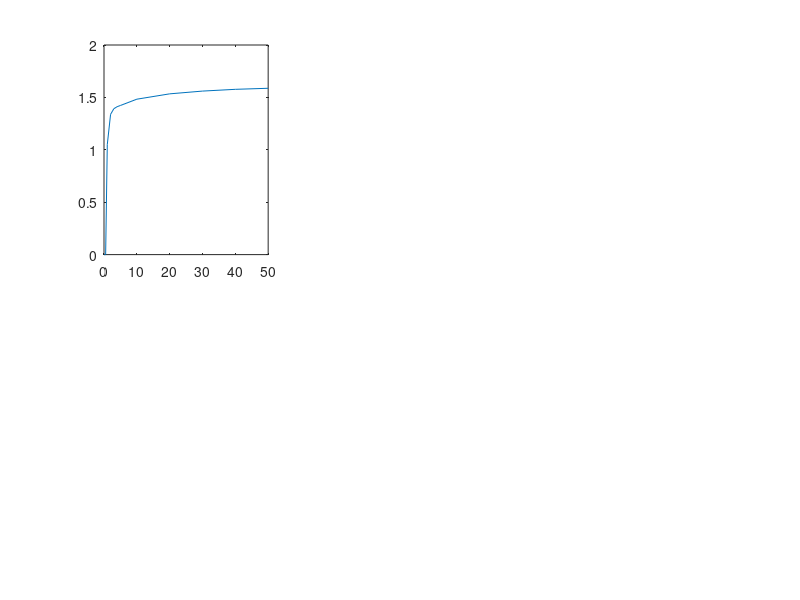

Reproduce this figure in MATLAB. (Note: this script raises an error after producing the figure.)
%% Please load all files related to Figure 6

% plot the subplots for the paper figure Fig.6
% first line: increasing chi for Dw=40 and fv>0
% second line: Dw=1 and fv<0
% columns: 1) u (cells); 2) v (activator); 3) w (inhibitor)
clear all; close all; clc;


% the chi vector values
t = [0;0.1;0.2;0.3;0.4;0.5;1;2;3;4;5;10;20;30;40;50];
sizedata = length(t);

% the fitting coefficients are already calculated and saved
%Fitting function
F = @(x,xdata) x(1)*exp(-x(2)*xdata) + x(3)*exp(-x(4)*xdata) + x(5)*ones(sizedata,1);

% to plot the fitting
linesize = 2;
tplot = linspace(0,50);

% set screen sized plot
set(gcf, 'Position', get(0, 'Screensize'));

%configs for the plots line size and mark size
wid = 2;
mark = 12;
fontsize=30;

% colors used at the plot
color1 = [0.33,0.11,0.56];
color2 = [0.45,0.51,0.58];
color3 = [0.52,0.45,0.82];
color4 = [0.53,0.42,0.28];

facecolor1 = [0.726203203201294,0.785383284091950,0.913725495338440];
facecolor2 = [0.796078443527222,0.856862783432007,0.899999976158142];
facecolor3 = [0.863305330276489,0.881792724132538,0.870588243007660];
facecolor4 = [0.941176474094391,0.909803926944733,0.835294127464294];

%%%%%%%%%%%%%%%%%%%%%%%%%%%%%%%%%%%%%%%%%%%%%%%%%%%%%%%%
%first row: load the pattern measurements for inside Turing space
load('Fig6_data_abc_Dw40fvpos.mat')


%%%%%%%%%%%%%%%%%%%%%%%%%%%%%%%%%%%%%%%%%%%%%%%%%%%
% subplot 1

subplot(2,3,1)
load('Fig6_Mu_fit_abc_Dw40fvpos.mat')

y1 = vetu1;
y2 = vetu2;
y3 = vetu3;
y4 = vetu4;


plot1 = plot(t,y1); hold on;
plot1.MarkerSize = mark;
plot1.Marker = 's';
plot1.LineStyle = 'none';
plot1.LineWidth = wid;
plot1.MarkerEdgeColor = color1;
plot1.MarkerFaceColor = facecolor1;

% plotting configurations
ax = gca;
axis([0 50 0 1.7]);
axis('square');
ax.FontSize = fontsize;
ax.FontName='Helvetica';
xlabel('\chi')
ylabel('M')

plot2 = plot(t,y2); hold on;
plot2.MarkerSize = mark;
plot2.Marker = '^';
plot2.LineStyle = 'none';
plot2.LineWidth = wid;
plot2.MarkerEdgeColor = color2;
plot2.MarkerFaceColor = facecolor2;

plot3 = plot(t,y3); hold on;
plot3.MarkerSize = mark;
plot3.Marker = 'o';
plot3.LineStyle = 'none';
plot3.LineWidth = wid;
plot3.MarkerEdgeColor = color3;
plot3.MarkerFaceColor = facecolor3;


plot4 = plot(t,y4); hold on;
plot4.MarkerSize = mark;
plot4.Marker = 'd';
plot4.LineStyle = 'none';
plot4.LineWidth = wid;
plot4.MarkerEdgeColor = color4;
plot4.MarkerFaceColor = facecolor4;

%plotting fitting
Fplot1 = F(x1,tplot);
Fplot2 = F(x2,tplot);
Fplot3 = F(x3,tplot);
Fplot4 = F(x4,tplot);

l1 = plot(tplot,Fplot1(1,:)); hold on;
l1.LineWidth = linesize;
l1.LineStyle = '-';
l1.Color = color1;

l2 = plot(tplot,Fplot2(1,:)); hold on;
l2.LineWidth = linesize;
l2.LineStyle = '--';
l2.Color = color2;

l3 = plot(tplot,Fplot3(1,:)); hold on;
l3.LineWidth = linesize;
l3.LineStyle = ':';
l3.Color = color3;

l4 = plot(tplot,Fplot4(1,:)); hold on;
l4.LineWidth = linesize;
l4.LineStyle = '-.';
l4.Color = color4;

legend({'\epsilon_{1}=1, \epsilon_{2}=1','\epsilon_{1}=0, \epsilon_{2}=1','\epsilon_{1}=1, \epsilon_{2}=0',...
    '\epsilon_{1}=0, \epsilon_{2}=0'},'Position',[0.223335234686679 0.616773835641495 0.0988095238095238 0.211162255466053])

% Create textbox
annotation('textbox',...
    [0.0976190476190489 0.883349827387802 0.0357142857142859 0.0523590333716916],...
    'String',{'a)'},...
    'FontSize',fontsize,...
    'LineStyle','none',...
    'FitBoxToText','off',...
    'EdgeColor',[1 1 1]);

hold off;
clear x1 x2 x3 x4;

%%%%%%%%%%%%%%%%%%%%%%%%%%%%%%%%%%%%%%%%%%%%%%%%%%%
% subplot 2

subplot(2,3,2)
load('Fig6_Mv_fit_abc_Dw40fvpos.mat')

y1 = vetv1;
y2 = vetv2;
y3 = vetv3;
y4 = vetv4;

plot1 = plot(t,y1); hold on;
plot1.MarkerSize = mark;
plot1.Marker = 's';
plot1.LineStyle = 'none';
plot1.LineWidth = wid;
plot1.MarkerEdgeColor = color1;
plot1.MarkerFaceColor = facecolor1;

% plotting configurations
ax = gca;
axis([0 50 0 2.1]);
axis('square');
ax.FontSize = fontsize;
ax.FontName='Helvetica';
xlabel('\chi')
ylabel('M')

plot2 = plot(t,y2); hold on;
plot2.MarkerSize = mark;
plot2.Marker = '^';
plot2.LineStyle = 'none';
plot2.LineWidth = wid;
plot2.MarkerEdgeColor = color2;
plot2.MarkerFaceColor = facecolor2;

plot3 = plot(t,y3); hold on;
plot3.MarkerSize = mark;
plot3.Marker = 'o';
plot3.LineStyle = 'none';
plot3.LineWidth = wid;
plot3.MarkerEdgeColor = color3;
plot3.MarkerFaceColor = facecolor3;


plot4 = plot(t,y4); hold on;
plot4.MarkerSize = mark;
plot4.Marker = 'd';
plot4.LineStyle = 'none';
plot4.LineWidth = wid;
plot4.MarkerEdgeColor = color4;
plot4.MarkerFaceColor = facecolor4;


%plotting fitting
Fplot1 = F(x1,tplot);
Fplot2 = F(x2,tplot);
Fplot3 = F(x3,tplot);
Fplot4 = F(x4,tplot);

l1 = plot(tplot,Fplot1(1,:)); hold on;
l1.LineWidth = linesize;
l1.LineStyle = '-';
l1.Color = color1;

l2 = plot(tplot,Fplot2(1,:)); hold on;
l2.LineWidth = linesize;
l2.LineStyle = '--';
l2.Color = color2;

l3 = plot(tplot,Fplot3(1,:)); hold on;
l3.LineWidth = linesize;
l3.LineStyle = ':';
l3.Color = color3;

l4 = plot(tplot,Fplot4(1,:)); hold on;
l4.LineWidth = linesize;
l4.LineStyle = '-.';
l4.Color = color4;


% Create textbox
annotation('textbox',...
    [0.377976190476195 0.884500575373993 0.0357142857142858 0.0523590333716916],...
    'String',{'b)'},...
    'FontSize',fontsize,...
    'LineStyle','none',...
    'FitBoxToText','off',...
    'EdgeColor',[1 1 1]);


hold off;



%%%%%%%%%%%%%%%%%%%%%%%%%%%%%%%%%%%%%%%%%%%%%%%%%%%
% subplot 3

subplot(2,3,3)
load('Fig6_Mw_fit_abc_Dw40fvpos.mat')

y1 = vetw1;
y2 = vetw2;
y3 = vetw3;
y4 = vetw4;

plot1 = plot(t,y1); hold on;
plot1.MarkerSize = mark;
plot1.Marker = 's';
plot1.LineStyle = 'none';
plot1.LineWidth = wid;
plot1.MarkerEdgeColor = color1;
plot1.MarkerFaceColor = facecolor1;

% plotting configurations
ax = gca;
axis([0 50 0 0.09]);
axis('square');
ax.FontSize = fontsize;
ax.FontName='Helvetica';
xlabel('\chi')
ylabel('M')

plot2 = plot(t,y2); hold on;
plot2.MarkerSize = mark;
plot2.Marker = '^';
plot2.LineStyle = 'none';
plot2.LineWidth = wid;
plot2.MarkerEdgeColor = color2;
plot2.MarkerFaceColor = facecolor2;

plot3 = plot(t,y3); hold on;
plot3.MarkerSize = mark;
plot3.Marker = 'o';
plot3.LineStyle = 'none';
plot3.LineWidth = wid;
plot3.MarkerEdgeColor = color3;
plot3.MarkerFaceColor = facecolor3;


plot4 = plot(t,y4); hold on;
plot4.MarkerSize = mark;
plot4.Marker = 'd';
plot4.LineStyle = 'none';
plot4.LineWidth = wid;
plot4.MarkerEdgeColor = color4;
plot4.MarkerFaceColor = facecolor4;


%plotting fitting
Fplot1 = F(x1,tplot);
Fplot2 = F(x2,tplot);
Fplot3 = F(x3,tplot);
Fplot4 = F(x4,tplot);

l1 = plot(tplot,Fplot1(1,:)); hold on;
l1.LineWidth = linesize;
l1.LineStyle = '-';
l1.Color = color1;

l2 = plot(tplot,Fplot2(1,:)); hold on;
l2.LineWidth = linesize;
l2.LineStyle = '--';
l2.Color = color2;

l3 = plot(tplot,Fplot3(1,:)); hold on;
l3.LineWidth = linesize;
l3.LineStyle = ':';
l3.Color = color3;

l4 = plot(tplot,Fplot4(1,:)); hold on;
l4.LineWidth = linesize;
l4.LineStyle = '-.';
l4.Color = color4;


% Create textbox
annotation('textbox',...
    [0.650000000000005 0.884500575373993 0.0357142857142857 0.0523590333716916],...
    'String',{'c)'},...
    'FontSize',fontsize,...
    'LineStyle','none',...
    'FitBoxToText','off',...
    'EdgeColor',[1 1 1]);


hold off;

%%%%%%%%%%%%%%%%%%%%%%%%%%%%%%%%%%%%%%%%%%%%%%%%%%%
%second row: load the pattern measurements outside Turing
load('Fig6_data_def_Dw1fvneg.mat');


%%%%%%%%%%%%%%%%%%%%%%%%%%%%%%%%%%%%%%%%%%%%%%%%%%%
% subplot 4
% plot u with e2=0
subplot(2,3,4)
load('Fig6_Mu_fit_def_Dw1fvneg.mat')

y1 = vetu1;
y2 = vetu2;
y3 = vetu3;
y4 = vetu4;


plot1 = plot(t,y1); hold on;
plot1.MarkerSize = mark;
plot1.Marker = 's';
plot1.LineStyle = 'none';
plot1.LineWidth = wid;
plot1.MarkerEdgeColor = color1;
plot1.MarkerFaceColor = facecolor1;

% plotting configurations
ax = gca;
axis([0 50 0 1.7]);
axis('square');
ax.FontSize = fontsize;
ax.FontName='Helvetica';
xlabel('\chi')
ylabel('M')

plot2 = plot(t,y2); hold on;
plot2.MarkerSize = mark;
plot2.Marker = '^';
plot2.LineStyle = 'none';
plot2.LineWidth = wid;
plot2.MarkerEdgeColor = color2;
plot2.MarkerFaceColor = facecolor2;

plot3 = plot(t,y3); hold on;
plot3.MarkerSize = mark;
plot3.Marker = 'o';
plot3.LineStyle = 'none';
plot3.LineWidth = wid;
plot3.MarkerEdgeColor = color3;
plot3.MarkerFaceColor = facecolor3;


plot4 = plot(t,y4); hold on;
plot4.MarkerSize = mark;
plot4.Marker = 'd';
plot4.LineStyle = 'none';
plot4.LineWidth = wid;
plot4.MarkerEdgeColor = color4;
plot4.MarkerFaceColor = facecolor4;

%plotting fitting
Fplot1 = F(x1,tplot);
Fplot2 = F(x2,tplot);
Fplot3 = F(x3,tplot);
Fplot4 = F(x4,tplot);

l1 = plot(tplot,Fplot1(1,:)); hold on;
l1.LineWidth = linesize;
l1.LineStyle = '-';
l1.Color = color1;

l2 = plot(tplot,Fplot2(1,:)); hold on;
l2.LineWidth = linesize;
l2.LineStyle = '--';
l2.Color = color2;

l3 = plot(tplot,Fplot3(1,:)); hold on;
l3.LineWidth = linesize;
l3.LineStyle = ':';
l3.Color = color3;

l4 = plot(tplot,Fplot4(1,:)); hold on;
l4.LineWidth = linesize;
l4.LineStyle = '-.';
l4.Color = color4;

% legend({'\epsilon_{1}=1, \epsilon_{2}=1','\epsilon_{1}=0, \epsilon_{2}=1','\epsilon_{1}=1, \epsilon_{2}=0',...
%     '\epsilon_{1}=0, \epsilon_{2}=0'},'Position',...
% [0.222899845668248 0.132603264016265 0.0988095238095236 0.263923754977893])


% Create textbox
annotation('textbox',...
    [0.0976190476190528 0.410392405063291 0.0357142857142858 0.0523590333716915],...
    'String',{'d)'},...
    'FontSize',fontsize,...
    'LineStyle','none',...
    'FitBoxToText','off',...
    'EdgeColor',[1 1 1]);

hold off;

clear x1 x2 x3 x4;

%%%%%%%%%%%%%%%%%%%%%%%%%%%%%%%%%%%%%%%%%%%%%%%%%%%
% subplot 5
% plot v with e2=0

subplot(2,3,5)
load('Fig6_Mv_fit_def_Dw1fvneg.mat')

y1 = vetv1;
y2 = vetv2;
y3 = vetv3;
y4 = vetv4;

plot1 = plot(t,y1); hold on;
plot1.MarkerSize = mark;
plot1.Marker = 's';
plot1.LineStyle = 'none';
plot1.LineWidth = wid;
plot1.MarkerEdgeColor = color1;
plot1.MarkerFaceColor = facecolor1;

% plotting configurations
ax = gca;
axis([0 50 0 2.1]);
axis('square');
ax.FontSize = fontsize;
ax.FontName='Helvetica';
xlabel('\chi')
ylabel('M')

plot2 = plot(t,y2); hold on;
plot2.MarkerSize = mark;
plot2.Marker = '^';
plot2.LineStyle = 'none';
plot2.LineWidth = wid;
plot2.MarkerEdgeColor = color2;
plot2.MarkerFaceColor = facecolor2;

plot3 = plot(t,y3); hold on;
plot3.MarkerSize = mark;
plot3.Marker = 'o';
plot3.LineStyle = 'none';
plot3.LineWidth = wid;
plot3.MarkerEdgeColor = color3;
plot3.MarkerFaceColor = facecolor3;


plot4 = plot(t,y4); hold on;
plot4.MarkerSize = mark;
plot4.Marker = 'd';
plot4.LineStyle = 'none';
plot4.LineWidth = wid;
plot4.MarkerEdgeColor = color4;
plot4.MarkerFaceColor = facecolor4;


%plotting fitting
Fplot1 = F(x1,tplot);
Fplot2 = F(x2,tplot);
Fplot3 = F(x3,tplot);
Fplot4 = F(x4,tplot);

l1 = plot(tplot,Fplot1(1,:)); hold on;
l1.LineWidth = linesize;
l1.LineStyle = '-';
l1.Color = color1;

l2 = plot(tplot,Fplot2(1,:)); hold on;
l2.LineWidth = linesize;
l2.LineStyle = '--';
l2.Color = color2;

l3 = plot(tplot,Fplot3(1,:)); hold on;
l3.LineWidth = linesize;
l3.LineStyle = ':';
l3.Color = color3;

l4 = plot(tplot,Fplot4(1,:)); hold on;
l4.LineWidth = linesize;
l4.LineStyle = '-.';
l4.Color = color4;


% Create textbox
annotation('textbox',...
    [0.377976190476196 0.410392405063291 0.0357142857142858 0.0523590333716916],...
    'String',{'e)'},...
    'FontSize',fontsize,...
    'LineStyle','none',...
    'FitBoxToText','off',...
    'EdgeColor',[1 1 1]);

hold off;




%%%%%%%%%%%%%%%%%%%%%%%%%%%%%%%%%%%%%%%%%%%%%%%%%%%
% subplot 6
% plot w with e2=0

subplot(2,3,6)
load('Fig6_Mw_fit_def_Dw1fvneg.mat')

y1 = vetw1;
y2 = vetw2;
y3 = vetw3;
y4 = vetw4;

plot1 = plot(t,y1); hold on;
plot1.MarkerSize = mark;
plot1.Marker = 's';
plot1.LineStyle = 'none';
plot1.LineWidth = wid;
plot1.MarkerEdgeColor = color1;
plot1.MarkerFaceColor = facecolor1;

% plotting configurations
ax = gca;
axis([0 50 0 0.09]);
axis('square');
ax.FontSize = fontsize;
ax.FontName='Helvetica';
xlabel('\chi')
ylabel('M')

plot2 = plot(t,y2); hold on;
plot2.MarkerSize = mark;
plot2.Marker = '^';
plot2.LineStyle = 'none';
plot2.LineWidth = wid;
plot2.MarkerEdgeColor = color2;
plot2.MarkerFaceColor = facecolor2;

plot3 = plot(t,y3); hold on;
plot3.MarkerSize = mark;
plot3.Marker = 'o';
plot3.LineStyle = 'none';
plot3.LineWidth = wid;
plot3.MarkerEdgeColor = color3;
plot3.MarkerFaceColor = facecolor3;


plot4 = plot(t,y4); hold on;
plot4.MarkerSize = mark;
plot4.Marker = 'd';
plot4.LineStyle = 'none';
plot4.LineWidth = wid;
plot4.MarkerEdgeColor = color4;
plot4.MarkerFaceColor = facecolor4;


%plotting fitting
Fplot1 = F(x1,tplot);
Fplot2 = F(x2,tplot);
Fplot3 = F(x3,tplot);
Fplot4 = F(x4,tplot);

l1 = plot(tplot,Fplot1(1,:)); hold on;
l1.LineWidth = linesize;
l1.LineStyle = '-';
l1.Color = color1;

l2 = plot(tplot,Fplot2(1,:)); hold on;
l2.LineWidth = linesize;
l2.LineStyle = '--';
l2.Color = color2;

l3 = plot(tplot,Fplot3(1,:)); hold on;
l3.LineWidth = linesize;
l3.LineStyle = ':';
l3.Color = color3;

l4 = plot(tplot,Fplot4(1,:)); hold on;
l4.LineWidth = linesize;
l4.LineStyle = '-.';
l4.Color = color4;


% Create textbox
annotation('textbox',...
    [0.650000000000005 0.410392405063291 0.0357142857142857 0.0523590333716916],...
    'String',{'f)'},...
    'FontSize',fontsize,...
    'LineStyle','none',...
    'FitBoxToText','off',...
    'EdgeColor',[1 1 1]);

hold off;


%%%%%%%%%%%%%%%%%%%%%%%%%%%%%%%%%%%%%%%%%%%%%%%%%%%%%%%%%%%%%%%%%%%%%%
%           save eps file
%%%%%%%%%%%%%%%%%%%%%%%%%%%%%%%%%%%%%%%%%%%%%%%%%%%%%%%%%%%%%%%%%%%%%%
% saveas(gcf,'measurement_chi_1','epsc')







